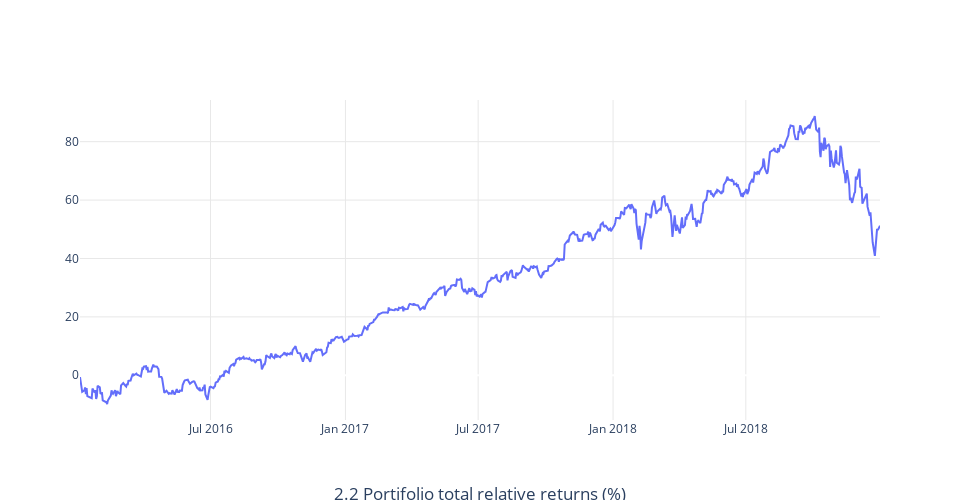

The code cell stored with this chart in its notebook:
### Code cell
simple_plot(axis, "2.2 Portifolio total relative returns (%)")

### Figure 1 — Plotly figure (JSON) as saved in the notebook; plotly's stock layout.template omitted (floating-point values rounded to 4 significant figures; data arrays with more than 128 entries replaced by an {"elided": "..."} marker saying what was removed)
{"data": [{"opacity": 1, "type": "scatter", "x": {"elided": "753 str values"}, "y": {"elided": "753 float values"}}], "layout": {"height": 500, "plot_bgcolor": "rgba(0,0,0,0)", "title": {"text": "2.2 Portifolio total relative returns (%)", "x": 0.5, "xanchor": "center", "y": 0, "yanchor": "bottom"}, "width": 960, "xaxis": {"gridcolor": "#E8E8E8", "gridwidth": 1, "rangeslider": {"visible": false}, "showgrid": true}, "yaxis": {"gridcolor": "#E8E8E8", "gridwidth": 1, "showgrid": true}}}
